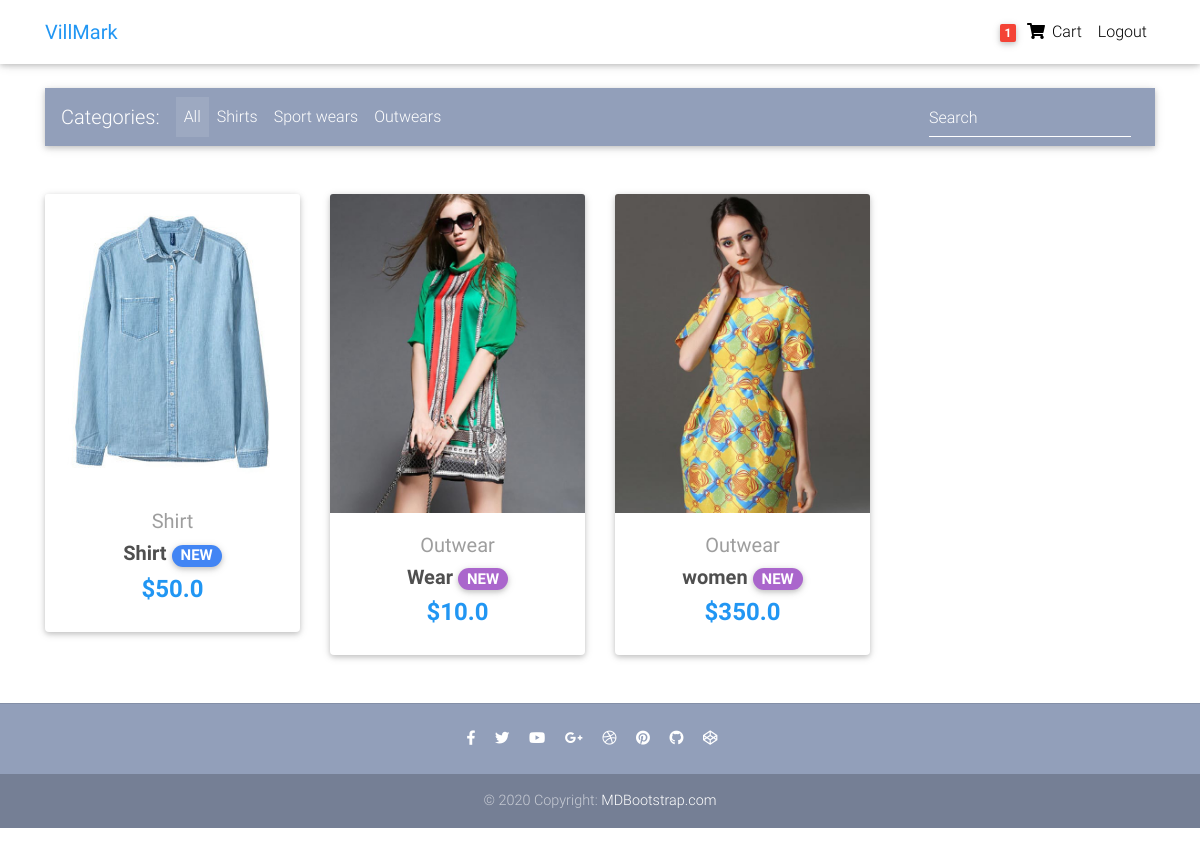
Screenshot of / (signed in) with the database file from the repository.
### hub/models.py (models this page shows, shortened)
class Order(models.Model):
    user = models.ForeignKey(settings.AUTH_USER_MODEL,
                             on_delete=models.CASCADE)
    ref_code = models.CharField(max_length=30)
    items = models.ManyToManyField(OrderItem)
    start_date = models.DateTimeField(auto_now_add=True)
    ordered_date = models.DateTimeField()
    ordered = models.BooleanField(default=False)
    billing_address = models.ForeignKey('Address', related_name='billing_address',
                                        on_delete=models.SET_NULL,
                                        blank=True, null=True
                                        )
    shipping_address = models.ForeignKey('Address', related_name='shipping_address',
                                         on_delete=models.SET_NULL,
                                         blank=True, null=True
                                         )
    payment = models.ForeignKey('Payment',
                                on_delete=models.SET_NULL,
                                blank=True, null=True
                                )
    coupon = models.ForeignKey('Coupon',
                               on_delete=models.SET_NULL,
                               blank=True, null=True
                               )
    being_delivered = models.BooleanField(default=False)
    refund_requested = models.BooleanField(default=False)
    received = models.BooleanField(default=False)
    refund_granted = models.BooleanField(default=False)

class Item(models.Model):
    title = models.CharField(max_length=100)
    price = models.FloatField()
    discount_price = models.FloatField(blank=True, null=True)
    category = models.CharField(choices=CATEGORY_CHOICES, max_length=2)
    label = models.CharField(choices=LABEL_CHOICES, max_length=1)
    slug = models.SlugField()
    description = models.TextField()
    image = models.ImageField()
    def get_absolute_url(self):
        return reverse('hub:product', kwargs={
            'slug': self.slug
        })

### hub/views.py (the view)
# urls.py: path('', HomeView.as_view(), name='home'),
class HomeView(ListView):
    model = Item
    paginate_by = 10
    template_name = 'home.html'

### hub/templatetags/cart_template_tags.py (called while the page is built)
@register.filter
def cart_item_count(user):
    if user.is_authenticated:
        qs = Order.objects.filter(user=user)
        if qs.exists():
            return qs[0].items.count()
    return 0

### templates/home.html (shortened to what this page needs)
{% extends 'base.html' %}
{% block content %}
  <main>
    <div class="container">
      <nav class="navbar navbar-expand-lg navbar-dark mdb-color lighten-3 mt-3 mb-5">
        <span class="navbar-brand">Categories:</span>
        <div class="collapse navbar-collapse" id="basicExampleNav">
          <ul class="navbar-nav mr-auto">
            <li class="nav-item active">
              <a class="nav-link" href="#">All
              </a>
            </li>
            <li class="nav-item">
              <a class="nav-link" href="#">Shirts</a>
            </li>
            <li class="nav-item">
              <a class="nav-link" href="#">Sport wears</a>
            </li>
            <li class="nav-item">
              <a class="nav-link" href="#">Outwears</a>
            </li>
          </ul>
          <form class="form-inline">
            <div class="md-form my-0">
              <input class="form-control mr-sm-2" type="text" placeholder="Search" aria-label="Search">
            </div>
          </form>
        </div>
      </nav>
      <section class="text-center mb-4">
        <div class="row wow fadeIn">
          {% for item in object_list %}
          <div class="col-lg-3 col-md-6 mb-4">
            <div class="card">
              <div class="view overlay">
                  <img src="{{ item.image.url }}" class="card-img-top">
              </div>
              <div class="card-body text-center">
                <a href="" class="grey-text">
                  <h5>{{ item.get_category_display }}</h5>
                </a>
                <h5>
                  <strong>
                    <a href="{{ item.get_absolute_url }}" class="dark-grey-text">{{ item.title }}
                      <span class="badge badge-pill {{ item.get_label_display }}-color">NEW</span>
                    </a>
                  </strong>
                </h5>
                <h4 class="font-weight-bold blue-text">
                  <strong>
                      {% if item.discount_price %}
                      ${{ item.discount_price }}
                      {% else %}
                      ${{ item.price }}
                      {% endif %}
                  </strong>
                </h4>
              </div>
            </div>
          </div>
        {% endfor %}
        </div>
      </section>
    </div>
  </main>
{% endblock content %}

### templates/navbar.html (shortened to what this page needs)
{% load cart_template_tags %}
  <nav class="navbar fixed-top navbar-expand-lg navbar-light white scrolling-navbar">
    <div class="container">
        <a class="navbar-brand waves-effect" href="/">
            <strong class="blue-text">
                VillMark
            </strong>
        </a>
      <div class="collapse navbar-collapse" id="navbarSupportedContent">
        <ul class="navbar-nav nav-flex-icons">
           {% if request.user.is_authenticated %}
          <li class="nav-item">
            <a href="{% url 'hub:order-summary' %}" class="nav-link waves-effect">
              <span class="badge red z-depth-1 mr-1"> {{ request.user|cart_item_count }} </span>
              <i class="fas fa-shopping-cart"></i>
              <span class="clearfix d-none d-sm-inline-block"> Cart </span>
            </a>
          </li>
          <li class="nav-item">
            <a class="nav-link waves-effect" href="{% url 'account_logout' %}">
              <span class="clearfix d-none d-sm-inline-block"> Logout </span>
            </a>
          </li>
          {% endif %}
        </ul>
      </div>
    </div>
  </nav>

### rows the page displays
Item: image (picture), category "Shirt", title "Shirt", discount_price "50.0"
Item: image (picture), category "Outwear", title "Wear", discount_price "10.0"
Item: image (picture), category "Outwear", title "women", price "350.0"

### other values shown
{{ request.user|cart_item_count }} "1"
